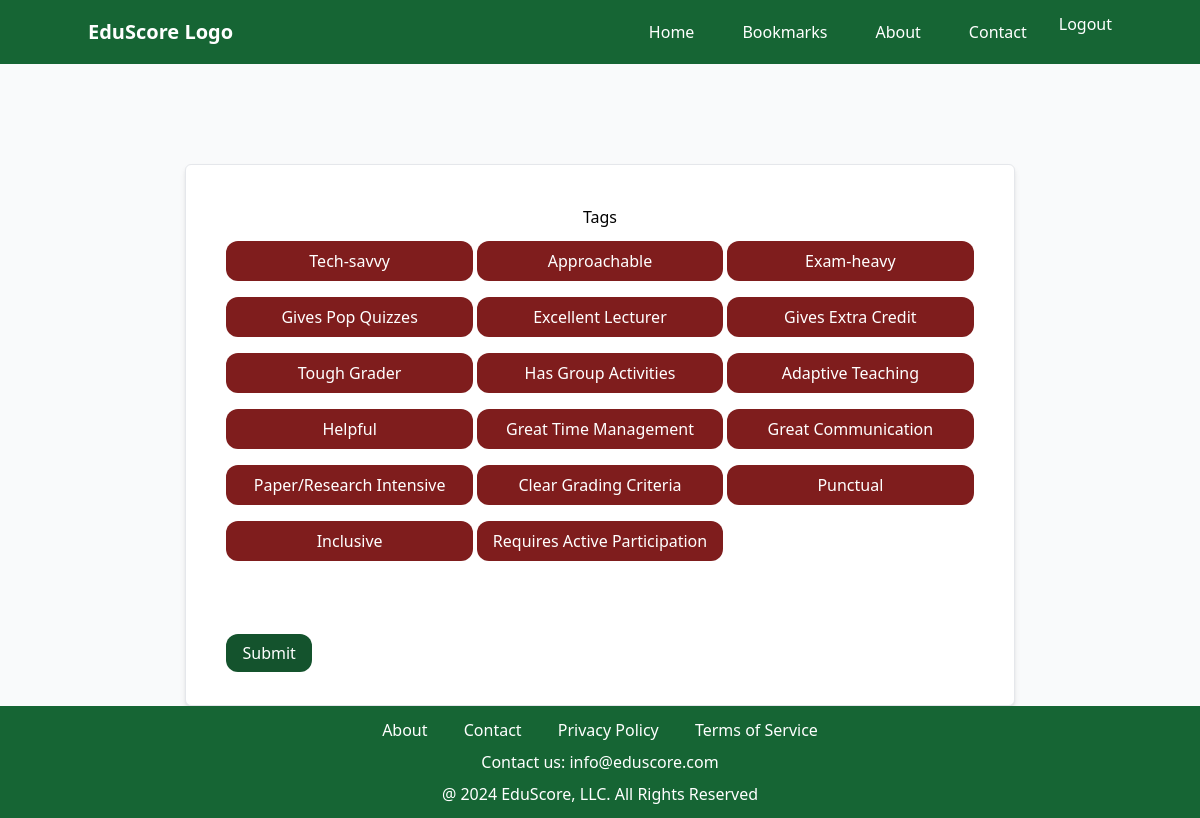
/eval_tag/34 (signed in), run on an earlier commit of the app's database.
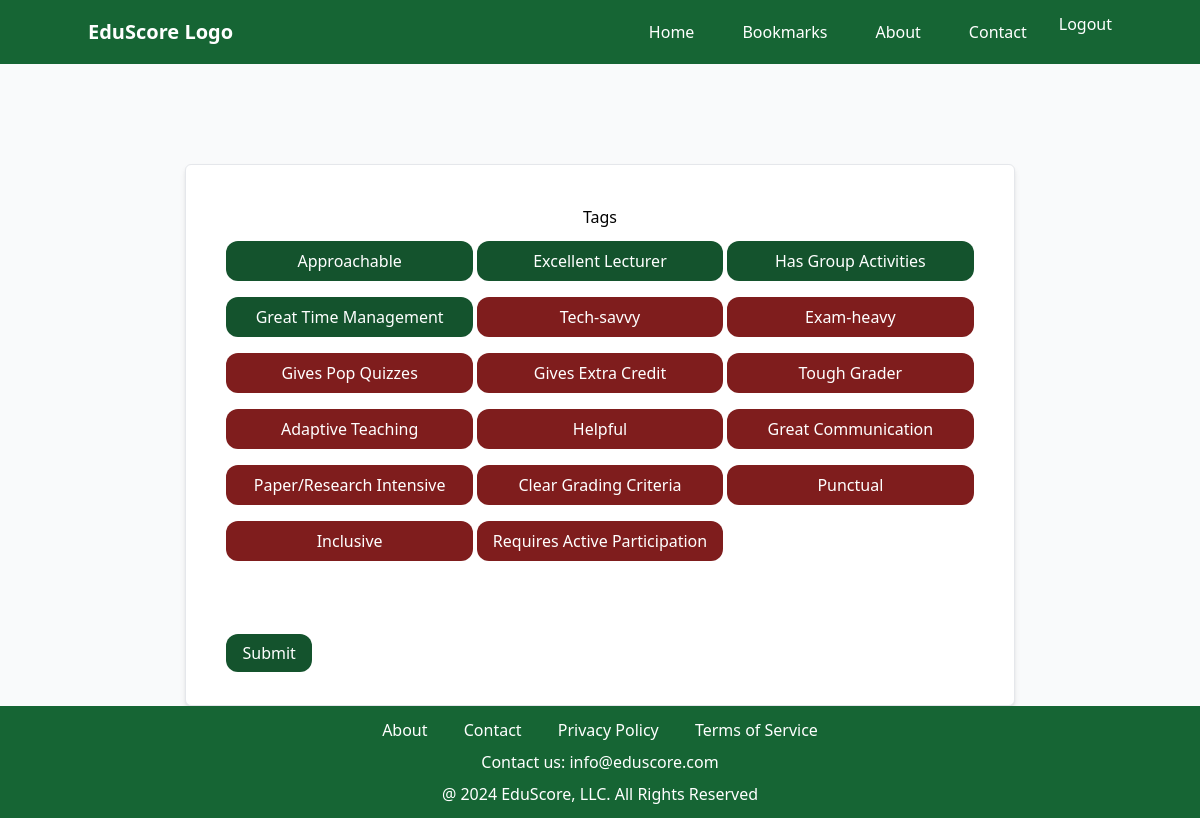
And on a later commit of the database.
### EvalSys/models.py (models this page shows, shortened)
class TagTB(models.Model):
    TagName = models.CharField(max_length=100, null=False, blank=False)
    isHidden = models.BooleanField(null=False, blank=False)

class Evaluation_TagTB(models.Model):
    EvaluationID = models.ForeignKey(EvaluationTB, on_delete=models.CASCADE)
    TagID = models.ForeignKey(TagTB, on_delete=models.CASCADE)
    class Meta:
        unique_together = ('EvaluationID', 'TagID')

### EvalSys/views.py (the view)
# urls.py: path('eval_tag/<EvalID>', views.EvaluateTags, name='EvalTag'),
@login_required(login_url='UserLogin')
def EvaluateTags(request, EvalID):
    user = request.user
    EvalRec = EvaluationTB.objects.get(pk=EvalID)
    if user.id == EvalRec.UserID.id:
        hasEval = Evaluation_TagTB.objects.filter(EvaluationID=EvalID)
        noEval = TagTB.objects.filter(isHidden=False).exclude(id__in=Subquery(hasEval.values('TagID_id')))
        if request.method == "POST":
            form = EvalTagForm(request.POST)
            EvalID = request.POST['EvaluationID']
            TagID = request.POST['TagID']
            try:
                RecDel = Evaluation_TagTB.objects.get(EvaluationID=EvalID, TagID=TagID)
                RecDel.delete()
                return redirect('EvalTag', EvalID)
            except:
                pass
            if form.is_valid():
                form.save()
                return redirect('EvalTag', EvalID)
            else:
                return render(request, 'eval_tags.html',
                              {'hasEval': hasEval, 'noEval': noEval, 'EvalID': EvalID,
                               'TeacherID': EvalRec.TeacherID.id, 'forms': form})
        else:
            return render(request, 'eval_tags.html',
                          {'hasEval': hasEval, 'noEval': noEval, 'EvalID': EvalID, 'TeacherID': EvalRec.TeacherID.id})
    else:
        return redirect('SearchProf')

### templates/eval_tags.html (shortened to what this page needs)
{% extends 'temp_2.html' %}
{% block content %}
	<div class="flex justify-center mt-[100px]">
        <div class="p-10 bg-white rounded-md border shadow-md">
            <div class="flex justify-center">
                <h1 class="mt-">Tags</h1>
            </div>
            <div class="grid grid-cols-3 gap-1">
                {% for tag in hasEval %}
                    <form action="{% url 'EvalTag' EvalID %}" method="POST" class="space-y-3">
                        <div class="flex justify-center">
                            <button class="bg-green-900 text-white px-4 py-2 rounded-xl w-full" type="submit">{{ tag.TagID.TagName }}</button>
                        </div>
                    </form>
                {% endfor %}
                {% for tag in noEval %}
                    <form action="{% url 'EvalTag' EvalID %}" method="POST" class="space-y-3">
                        <div class="flex justify-center">
                            <button class="bg-red-900 text-white px-4 py-2 rounded-xl w-full" type="submit">{{ tag.TagName }}</button>
                        </div>
                    </form>
                {% endfor %}
            </div>
            <div class="pt-20">
                <a href="{% url 'TeacherInfo' TeacherID %}" class="bg-green-900 text-white px-4 py-2 rounded-xl">Submit</a>
            </div>
        </div>
    </div>
{% endblock %}

What changed in the data, as far as the page shows it:
no longer on this page (row unchanged): TagTB: TagName "Approachable"
no longer on this page (row unchanged): TagTB: TagName "Excellent Lecturer"
no longer on this page (row unchanged): TagTB: TagName "Has Group Activities"
no longer on this page (row unchanged): TagTB: TagName "Great Time Management"
added Evaluation_TagTB: TagID.TagName "Approachable"
added Evaluation_TagTB: TagID.TagName "Excellent Lecturer"
added Evaluation_TagTB: TagID.TagName "Has Group Activities"
added Evaluation_TagTB: TagID.TagName "Great Time Management"
